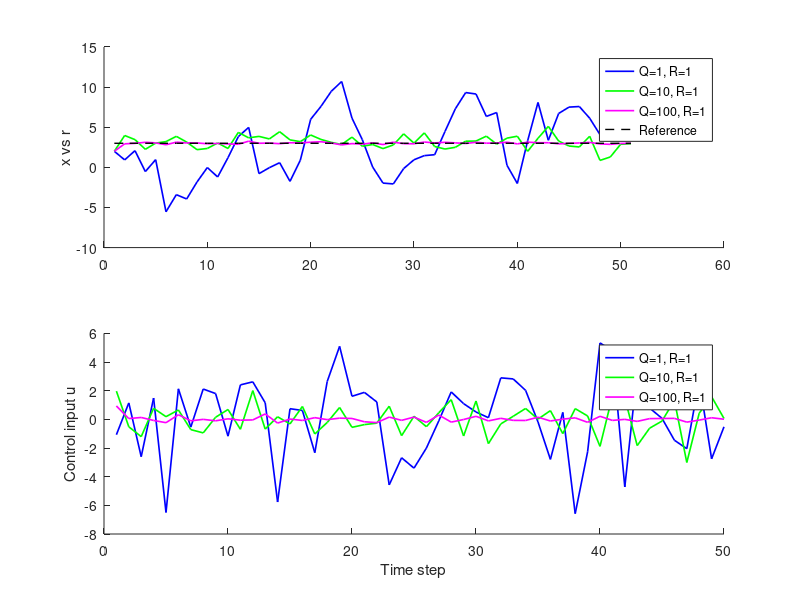

This chart was generated by the following MATLAB code:
function discrete_LQT_multiple_QR()
    % Define Q and R values to test
    Q_vals = [1 10 100];
    R_vals = [1];
    % Define colors for Q values and line styles for R values
    colors = {'b', 'g', 'm'};  % Q: 1, 10, 100
    lineStyles = {'-', '--', ':'};  % R: 0.1, 1, 10

    % Loop through Q and R combinations
    figure;
    for i = 1:length(Q_vals)
        for j = 1:length(R_vals)
            Q = Q_vals(i);
            R = R_vals(j);
            [x, u, r] = run_LQT(Q, R);  % Run the LQT

            style = [colors{i} lineStyles{j}];  % Combine color and linestyle

            % Plot state trajectory
            subplot(2,1,1);
            hold on;
            plot(1:length(x), x, style, 'LineWidth', 1.2, ...
                'DisplayName', ['Q=' num2str(Q) ', R=' num2str(R)]);

            % Plot control trajectory
            subplot(2,1,2);
            hold on;
            plot(1:length(u), u, style, 'LineWidth', 1.2, ...
                'DisplayName', ['Q=' num2str(Q) ', R=' num2str(R)]);
        end
    end

    subplot(2,1,1);
    plot(1:length(r), r, 'k--', 'LineWidth', 1, 'DisplayName', 'Reference');
    ylabel('x vs r');
    legend('Location', 'best');

    subplot(2,1,2);
    xlabel('Time step');
    ylabel('Control input u');
    legend('Location', 'best');

end

function [x_out, u_out, r_out] = run_LQT(Q, R)
    % System dynamics
    A = 1;
    B = 1;
    C = 1;  % Identity output matrix
    d = 0.5+10*randn(1);  % Known constant disturbance
    
    % Horizon
    N = 50;
    
         % Control effort
    P = 1;           % Terminal cost
    
    % Allocate memory
    nx = size(A, 1);
    nu = size(B, 2);
    ny = size(C, 1);
    
    S = zeros(nx, nx, N+1);
    K = zeros(nu, nx, N);
    Kv = zeros(nu, ny, N);
    v = zeros(ny, N+1);
    
    % Reference trajectory
    r = zeros(ny, N+1);
    for k = 1:N+1
        r(:,k) = 3;
    end
    
    % Terminal condition
    S(:,:,N+1) = C' * P * C;
    v(:,N+1) = C' * P * r(:,N+1);  % Initialize with tracking, if not tracking then v(:,N+1) = 0
    
    % Backward Riccati recursion for S_k and v_k (with disturbance)
    for k = N:-1:1
        d = 10*randn(1);  % Known constant disturbance
        Sk1 = S(:,:,k+1);
        BT_Sk1_B = B' * Sk1 * B;
        inv_term = inv(BT_Sk1_B + R);
        K(:,:,k) = inv_term * B' * Sk1 * A;
        Kv(:,:,k) = inv_term * B';
    
        % Update S_k
        Ak = A - B * K(:,:,k);
        S(:,:,k) = A' * Sk1 * Ak + C' * Q * C;
    
        % Update v_k with disturbance correction
        v(:,k) = Ak' * v(:,k+1) - Ak' * Sk1 * d + C' * Q * r(:,k);
    end
    
    % Initial condition
    x = zeros(nx, N+1);
    u = zeros(nu, N);
    x(:,1) = 2;
    
    % Forward simulation
    for k = 1:N
        u(:,k) = -K(:,:,k) * x(:,k) + Kv(:,:,k) * v(:,k+1);
        x(:,k+1) = A * x(:,k) + B * u(:,k);
    end

    x_out = x(1,:);
    u_out = u(1,:);
    r_out = r(1,:);
end
